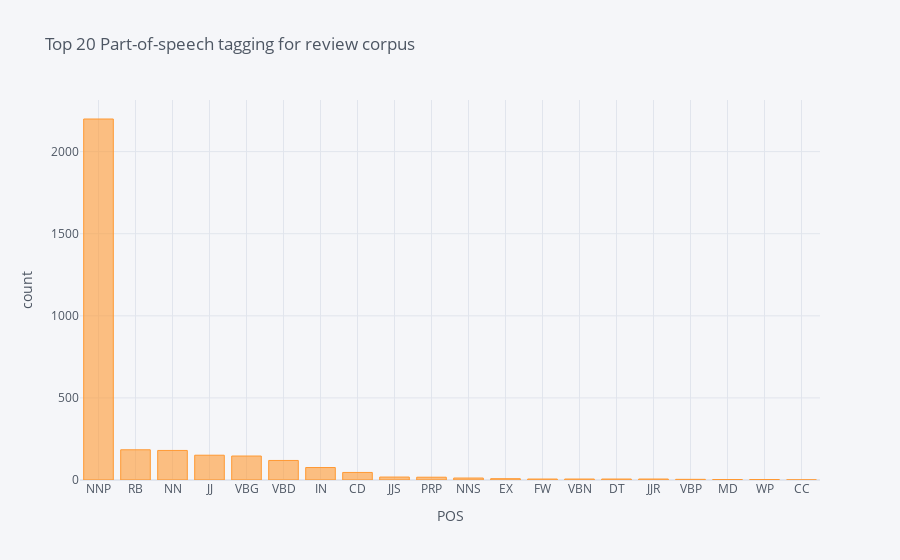

This figure's notebook cell:
### Code cell
plot_model(model=lda, plot = 'pos')

### Figure 1 — Plotly figure (JSON) as saved in the notebook; plotly's stock layout.template omitted (floating-point values rounded to 4 significant figures)
{"data": [{"marker": {"color": "rgba(255, 153, 51, 0.6)", "line": {"color": "rgba(255, 153, 51, 1.0)", "width": 1}}, "name": "pos", "orientation": "v", "text": "", "type": "bar", "x": ["NNP", "RB", "NN", "JJ", "VBG", "VBD", "IN", "CD", "JJS", "PRP", "NNS", "EX", "FW", "VBN", "DT", "JJR", "VBP", "MD", "WP", "CC"], "y": [2199, 184, 180, 151, 146, 119, 76, 46, 18, 17, 12, 8, 6, 6, 6, 6, 4, 3, 3, 1]}], "layout": {"legend": {"bgcolor": "#F5F6F9", "font": {"color": "#4D5663"}}, "paper_bgcolor": "#F5F6F9", "plot_bgcolor": "#F5F6F9", "title": {"font": {"color": "#4D5663"}, "text": "Top 20 Part-of-speech tagging for review corpus"}, "xaxis": {"gridcolor": "#E1E5ED", "showgrid": true, "tickfont": {"color": "#4D5663"}, "title": {"font": {"color": "#4D5663"}, "text": "POS"}, "zerolinecolor": "#E1E5ED"}, "yaxis": {"gridcolor": "#E1E5ED", "showgrid": true, "tickfont": {"color": "#4D5663"}, "title": {"font": {"color": "#4D5663"}, "text": "count"}, "zerolinecolor": "#E1E5ED"}}}
